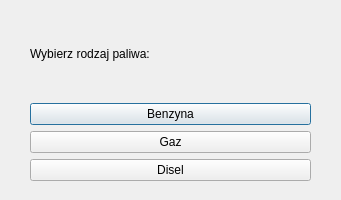
<?xml version="1.0" encoding="UTF-8"?>
<ui version="4.0">
 <class>Refuel</class>
 <widget class="QDialog" name="Refuel">
  <property name="geometry">
   <rect>
    <x>0</x>
    <y>0</y>
    <width>341</width>
    <height>200</height>
   </rect>
  </property>
  <property name="windowTitle">
   <string>Menu tankowania</string>
  </property>
  <widget class="QWidget" name="layoutWidget">
   <property name="geometry">
    <rect>
     <x>30</x>
     <y>10</y>
     <width>281</width>
     <height>171</height>
    </rect>
   </property>
   <layout class="QVBoxLayout" name="verticalLayout">
    <item>
     <widget class="QLabel" name="label_choose_fuel">
      <property name="text">
       <string>Wybierz rodzaj paliwa:</string>
      </property>
     </widget>
    </item>
    <item>
     <widget class="QPushButton" name="Petrol">
      <property name="cursor">
       <cursorShape>PointingHandCursor</cursorShape>
      </property>
      <property name="text">
       <string>Benzyna</string>
      </property>
     </widget>
    </item>
    <item>
     <widget class="QPushButton" name="Gas">
      <property name="cursor">
       <cursorShape>PointingHandCursor</cursorShape>
      </property>
      <property name="text">
       <string>Gaz</string>
      </property>
     </widget>
    </item>
    <item>
     <widget class="QPushButton" name="Disel">
      <property name="cursor">
       <cursorShape>PointingHandCursor</cursorShape>
      </property>
      <property name="text">
       <string>Disel</string>
      </property>
     </widget>
    </item>
   </layout>
  </widget>
 </widget>
 <resources/>
 <connections/>
</ui>
